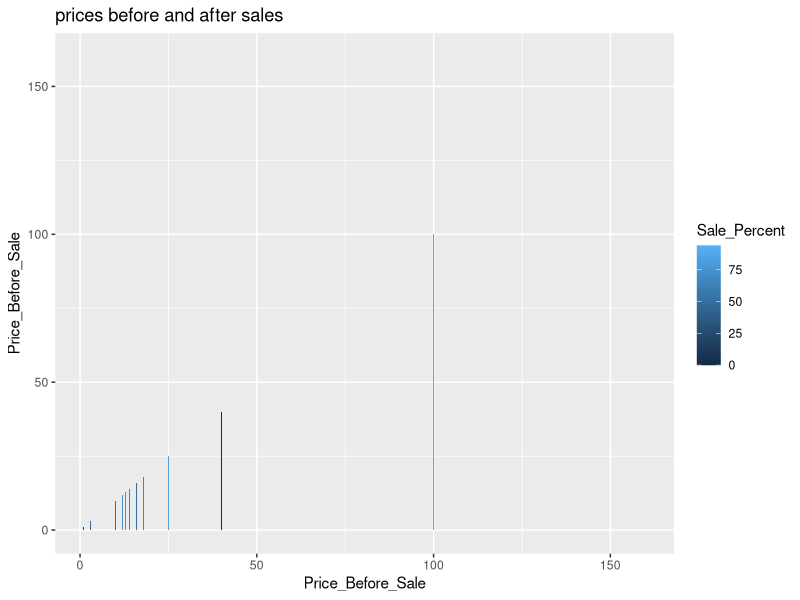
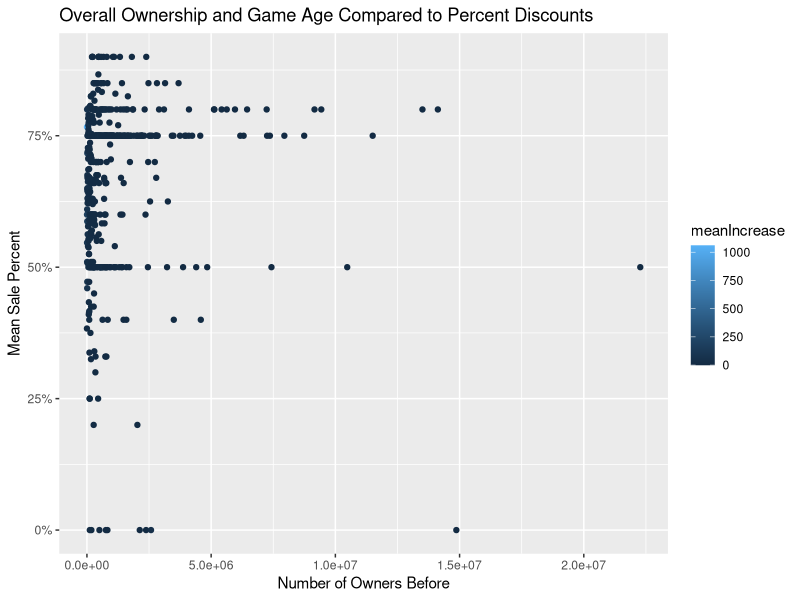
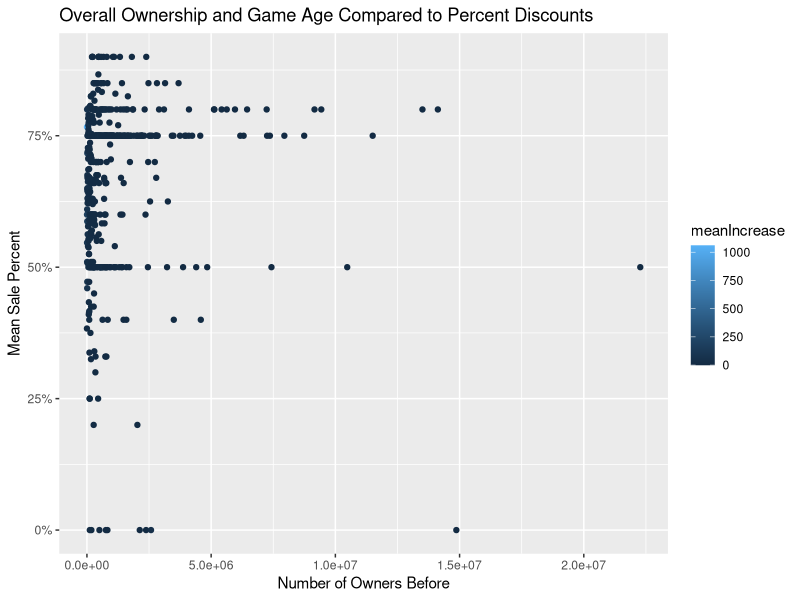

Source code (R) for these figures, in order: (Note: this script raises an error after producing the figures.)
library(jsonlite)
library(stringr)
library(dplyr)
library(ggplot2)
# library(corrplot)
library(RColorBrewer)
library(scales)
rm(list = setdiff(ls(), lsf.str()))

# Owners_before
# Owners_after
# Owners_As_Of_Today
# Players_As_Of_Today
# Sales
# Increase (%)
# Price_before_sale
# Review_Score_Metacritic
# Review_Score_Steam_Users
# Sale_Percent
# Sale Price
# GameNewness
removeSymbols = function(namesArray) {
  newNames = namesArray
  newNames = str_replace_all(newNames,"[[:punct:]]","")
  newNames = str_replace_all(newNames, "[^[:alnum:]]", " ")
  newNames = trim(newNames)
  return(newNames)
}
setwd('/Users/nicktalavera/Coding/bootcamp007_project/Project1-ExploreVis/NickTalavera/Steam')
steam = read.csv('steamDatabaseAllCombined.csv')

# today = as.Date(Sys.time(), "%Y %m %d")
steamSummerSaleFirstDay = as.Date('20160704', "%Y%m%d")
steamSummerSaleLastDay = as.Date('20160628', "%Y%m%d")
# steam$GameNewness = steam$Release_Date - steamSummerSaleFirstDay
# # Sale Percent vs Net Gross
# g = ggplot(data = steam, aes(x = Sale_Percent, y=Increase)) + ggtitle('Sale Percent vs Net Gross')
# g + geom_bar(aes(fill = Sale_Percent), stat = 'identity', position = 'dodge')


#Progress of numbers of ownership over time?
#line graph

# Compare prices before and after sales
class(steam$Price_Before_Sale)
g = ggplot(data = arrange(steam,Price_Before_Sale), aes(x = Price_Before_Sale, y=Price_Before_Sale)) + ggtitle('prices before and after sales')
g + geom_bar(aes(fill = Sale_Percent), stat = 'identity', position = 'dodge')

# Compare owners before and after sales


# Increase vs Review_Score_Metacritic
# g = ggplot(data = arrange(steam,Increase), aes(x = Increase, y = Review_Score_Steam_Users)) + ggtitle('prices before and after sales')
# g + geom_bar(aes(fill = Review_Score_Steam_Users), stat = 'identity', position = 'dodge')
# Increase vs Review_Score_Steam_Users
# # g = ggplot(data = steam, aes(x = Review_Score_Metacritic)) + ggtitle('prices before and after sales')
# # g + geom_histogram(bins = 15)
# # # Increase vs Review_Score_IGN
# g = ggplot(data = steam, aes(x = Review_Score_IGN)) + ggtitle('Review_Score_IGN_Users')
# g + geom_freqpoly(binwidth = 0.1)
# # g = ggplot(data = arrange(steam,Increase), aes(x = Increase, y = Review_Score_Steam_Users)) + ggtitle('prices before and after sales')
# # g + geom_bar(aes(fill = Review_Score_Steam_Users), stat = 'identity', position = 'dodge')
# # # Increase vs Review_Score_Metacritic
# g = ggplot(data = steam, aes(x = Review_Score_Metacritic)) + ggtitle('Review_Score_Metacritic') + xlim(0,100)
# g + geom_histogram(aes(fill = Price_Before_Sale), binwidth = 10, position = "fill")

# Review scores count
# g = ggplot(data = steam[!is.na(steam$Review_Score_Metacritic),], aes(x = Sales)) + ggtitle('Review scores count') + xlim(5000,250000)
# g + geom_histogram(binwidth = 5000)
# groupedByIncrease = summarise(group_by(steam, Increase), meanScore = round(mean(Review_Score_Metacritic)/5)*5)
# groupedByIncrease = groupedByIncrease[!is.na(groupedByIncrease$meanScore),]
# g = ggplot(data = groupedByIncrease, aes(x = Increase)) + ggtitle('Increase') + xlim(0,150)
# g + geom_density(aes(color = alpha("black", 1/3)))


#Overall Ownership and Game Age Compared to Percent Discounts
labelsScores = c(paste(as.character(seq(1, 100, by=10)), "to", as.character(seq(10, 110, by=10))))
metacriticScoresVSIncreaseSeventyPlus = steam
title = paste("Overall Ownership and Game Age Compared to Percent Discounts")
metacriticScoresVSIncreaseSeventyPlus$GameAge = floor(metacriticScoresVSIncreaseSeventyPlus$GameAge/365)
metacriticScoresVSIncreaseSeventyPlus = metacriticScoresVSIncreaseSeventyPlus[!is.na(metacriticScoresVSIncreaseSeventyPlus$GameAge),]
metacriticScoresVSIncreaseSeventyPlus$GameAge = cut_interval(metacriticScoresVSIncreaseSeventyPlus$GameAge, length = 3, rm.na = FALSE)
factosokaf = 1500
metacriticScoresVSIncreaseSeventyPlus$Owners_Before = round(metacriticScoresVSIncreaseSeventyPlus$Owners_Before/factosokaf)*factosokaf
metacriticScoresVSIncreaseSeventyPlus = summarise(group_by(metacriticScoresVSIncreaseSeventyPlus, Owners_Before), meanSalePercent = mean(Sale_Percent), meanGameAge =  mean(GameAge), meanIncrease = mean(Increase))
metacriticScoresVSIncreaseSeventyPlus = metacriticScoresVSIncreaseSeventyPlus[!is.na(metacriticScoresVSIncreaseSeventyPlus$meanSalePercent),]
metacriticScoresVSIncreaseSeventyPlus$meanSalePercent = metacriticScoresVSIncreaseSeventyPlus$meanSalePercent/100
head(metacriticScoresVSIncreaseSeventyPlus)
colourCount = length(unique(metacriticScoresVSIncreaseSeventyPlus$GameAge))
getPalette = colorRampPalette(brewer.pal(8, "Accent"))
platteNew = rev(getPalette(colourCount))
g = ggplot(data = metacriticScoresVSIncreaseSeventyPlus, aes(x = Owners_Before, y = meanSalePercent)) + ggtitle(title)
g + geom_point(aes(color=meanIncrease)) + ylab('Mean Sale Percent') + scale_y_continuous(labels=percent) + xlab('Number of Owners Before') # + scale_fill_manual(values = platteNew, labels = labelsYears, guide = guide_legend(title = "Metacritic Score")) + expand_limits(x = 0, y = 0)


ggsave(file=paste0(removeSymbols(title), ".eps"))
# 
# 
# # #IGN scores versus increase in sales
# 
# # ignScoresVSIncrease = steam
# # ignScoresVSIncrease = ignScoresVSIncrease[!is.na(ignScoresVSIncrease$Review_Score_IGN) & !is.na(ignScoresVSIncrease$Increase),]
# # ignScoresVSIncrease = filter(ignScoresVSIncrease, ignScoresVSIncrease$Review_Score_IGN >= 30)
# # ignScoresVSIncrease$Review_Score_IGN = cut_interval(ignScoresVSIncrease$Review_Score_IGN, length = 10, rm.na = FALSE)
# # ignScoresVSIncrease = select(ignScoresVSIncrease, Review_Score_IGN, Increase)
# # g = ggplot(data = ignScoresVSIncrease, aes(x = Increase)) + ggtitle('Review_Score_IGN')
# # g + geom_density(aes(color = Review_Score_IGN)) + xlim(0,75)
# # 
# # 
# # #Histogram of IGN scores versus increase in sales #GOOD SHIT
# # title = 'Comparing the Sales of Games That Were Not Reviewed by IGN vs Games with \"Bad\" (<70) Metacritic Scores'
# # # labelsScores = c(paste(as.character(seq(1, 100, by=10)), "to", as.character(seq(10, 110, by=10))))
# # # ignScoresVSIncrease = steam
# # # ignScoresVSIncrease = ignScoresVSIncrease[is.na(ignScoresVSIncrease$Review_Score_IGN),]
# # # ignScoresVSIncrease = select(ignScoresVSIncrease, Name, Review_Score_IGN, Increase, Review_Score_Metacritic)
# # # # ignScoresVSIncreaseGrouped = group_by(ignScoresVSIncrease, )
# # # g = ggplot(data = ignScoresVSIncrease, aes(x = Increase)) + ggtitle(title)
# # # g + geom_histogram(aes(fill = Review_Score_IGN), position = "fill", binwidth = 5) + guides(color = "colorbar") + scale_y_continuous(labels=percent) + ylab('Percentage of Sales') + xlab('Increase of Owners') + guides(color = "colorbar") + scale_fill_brewer(palette = "Blues", labels = labelsScores, guide = guide_legend(title = "Metacritic Score"))
# # 
# # 
# # #READY TO GO
# #Histogram of Metacritic scores versus increase in sales if under vs over 70 #GOOD SHIT
# labelsScores = c(paste(as.character(seq(1, 100, by=10)), "to", as.character(seq(10, 110, by=10))))
# metacriticScoresVSIncreaseSeventyPlus = steam
# title = 'Sales Increases Across Metacritic Score'
# metacriticScoresVSIncreaseSeventyPlus = filter(metacriticScoresVSIncreaseSeventyPlus, metacriticScoresVSIncreaseSeventyPlus$Review_Score_Metacritic > -1000)
# metacriticScoresVSIncreaseSeventyPlus = metacriticScoresVSIncreaseSeventyPlus[metacriticScoresVSIncreaseSeventyPlus$Increase < 2000,]
# # metacriticScoresVSIncreaseSeventyPlus$Review_Score_Metacritic[as.numeric(metacriticScoresVSIncreaseSeventyPlus$Review_Score_Metacritic) >= reviewScore] = reviewScore
# # metacriticScoresVSIncreaseSeventyPlus$Review_Score_Metacritic[as.numeric(metacriticScoresVSIncreaseSeventyPlus$Review_Score_Metacritic) < reviewScore] = 0
# metacriticScoresVSIncreaseSeventyPlus$Review_Score_Metacritic = cut(metacriticScoresVSIncreaseSeventyPlus$Review_Score_Metacritic, breaks = seq(0, 100, by=10))
# colourCount = length(unique(metacriticScoresVSIncreaseSeventyPlus$Review_Score_Metacritic))
# getPalette = colorRampPalette(brewer.pal(11, "RdYlBu"))
# platteNew = getPalette(colourCount)
# g = ggplot(data = metacriticScoresVSIncreaseSeventyPlus, aes(x = Increase)) + ggtitle(title)
# g + geom_histogram(aes(fill = Review_Score_Metacritic), position = "fill", binwidth = 10) + scale_y_continuous(labels=percent) + ylab('Percentage of Sales') + xlab('Increase of Owners')  + scale_fill_manual(values = platteNew, labels = labelsScores, guide = guide_legend(title = "Metacritic Score")) + guides(color = "colorbar")
# ggsave(file=paste0(removeSymbols(title), ".eps"))
# #END
# 
# 
# # READY TO GO
# #Histogram of Metacritic scores versus increase in sales if under vs over 70 #GOOD SHIT
# reviewScores = c(60, 70,85)
# for (reviewScore in reviewScores) {
# labelsScores = c(paste(c("Below","Above"),reviewScore))
# metacriticScoresVSIncreaseSeventyPlus = steam
# title = paste('Sales Increases for Games Above and Below a', reviewScore, "Metascritic Score")
# metacriticScoresVSIncreaseSeventyPlus = filter(metacriticScoresVSIncreaseSeventyPlus, metacriticScoresVSIncreaseSeventyPlus$Review_Score_Metacritic > -1000)
# metacriticScoresVSIncreaseSeventyPlus = metacriticScoresVSIncreaseSeventyPlus[metacriticScoresVSIncreaseSeventyPlus$Increase < 2000,]
# metacriticScoresVSIncreaseSeventyPlus$Review_Score_Metacritic[as.numeric(metacriticScoresVSIncreaseSeventyPlus$Review_Score_Metacritic) >= reviewScore] = reviewScore
# metacriticScoresVSIncreaseSeventyPlus$Review_Score_Metacritic[as.numeric(metacriticScoresVSIncreaseSeventyPlus$Review_Score_Metacritic) < reviewScore] = 0
# metacriticScoresVSIncreaseSeventyPlus$Review_Score_Metacritic = cut_interval(metacriticScoresVSIncreaseSeventyPlus$Review_Score_Metacritic, n = 2, rm.na = TRUE)
# colourCount = length(unique(metacriticScoresVSIncreaseSeventyPlus$Review_Score_Metacritic))
# getPalette = colorRampPalette(brewer.pal(8, "Accent"))
# platteNew = rev(getPalette(colourCount))
# g = ggplot(data = metacriticScoresVSIncreaseSeventyPlus, aes(x = Increase)) + ggtitle(title)
# g + geom_histogram(aes(fill = Review_Score_Metacritic), position = "fill", binwidth = 10) + scale_y_continuous(labels=percent) + ylab('Percentage of Sales') + xlab('Increase of Owners') + guides(color = "colorbar") + scale_fill_manual(values = platteNew, labels = labelsScores, guide = guide_legend(title = "Metacritic Score")) +
#   guides(fill = guide_legend(reverse = TRUE))
# ggsave(file=paste0(removeSymbols(title), ".eps"))
# }
# #END
# 
# #Over 85 Scatter
# reviewScore = 85
# labelsScores = c(paste(c("Below","Above"),reviewScore))
# metacriticScoresVSIncreaseSeventyPlus = steam
# title = paste("Sales and Percent Increase Compared to Overall Previous Ownership for Games Rated >85")
# metacriticScoresVSIncreaseSeventyPlus = filter(metacriticScoresVSIncreaseSeventyPlus, metacriticScoresVSIncreaseSeventyPlus$Review_Score_Metacritic >= 85)
# metacriticScoresVSIncreaseSeventyPlus$Sales = cut_interval(metacriticScoresVSIncreaseSeventyPlus$Sales, n=10)
# colourCount = length(unique(metacriticScoresVSIncreaseSeventyPlus$Owners_After))
# getPalette = colorRampPalette(brewer.pal(8, "Accent"))
# platteNew = rev(getPalette(colourCount))
# g = ggplot(data = metacriticScoresVSIncreaseSeventyPlus, aes(x = metacriticScoresVSIncreaseSeventyPlus$Owners_Before, y = metacriticScoresVSIncreaseSeventyPlus$Increase)) + ggtitle(title)
# g + geom_point(aes(color = Sales)) + scale_y_continuous(labels=percent) + scale_x_log10() + ylab('Increase of Owners') + xlab('Number of Owners Before') + scale_fill_manual(values = platteNew, labels = labelsScores, guide = guide_legend(title = "Metacritic Score")) 
# ggsave(file=paste0(removeSymbols(title), ".eps"))
# 
# # FIGURE OUT BARS
# #Histogram of Metacritic scores versus increase in sales if under vs over 70 #GOOD SHIT
# # steamScoresVSIncreaseThumbs = steam
# # steamScoresVSIncreaseThumbs = filter(steamScoresVSIncreaseThumbs, steamScoresVSIncreaseThumbs$Review_Score_Steam_Users > -1000)
# # steamScoresVSIncreaseThumbs$Review_Score_Steam_Users[as.numeric(steamScoresVSIncreaseThumbs$Review_Score_Steam_Users) >= reviewScore] = reviewScore
# # steamScoresVSIncreaseThumbs$Review_Score_Steam_Users[as.numeric(steamScoresVSIncreaseThumbs$Review_Score_Steam_Users) < reviewScore] = 0
# # # steamScoresVSIncreaseThumbs$Review_Score_Steam_Users = cut_interval(steamScoresVSIncreaseThumbs$Review_Score_Steam_Users, n = 2, rm.na = TRUE)
# # steamScoresVSIncreaseThumbs = steamScoresVSIncreaseThumbs[steamScoresVSIncreaseThumbs$Increase < 750,]
# # # labelsYears = c(paste(as.character(seq(1, 100, by=10)), "to", as.character(seq(10, 110, by=10))))
# # title = paste('Sales Increases Comparing an Ideal Review Score of', reviewScore)
# # g = ggplot(data = steamScoresVSIncreaseThumbs, aes(factor(Review_Score_Steam_Users))) + ggtitle(title)
# # g + geom_bar() + guides(color = "colorbar") + scale_fill_brewer(palette ="Blues",direction = 1, labels = c(paste(c('Less than',"Greater than"), reviewScore)), guide = guide_legend(title = "Metacritic Score"))
# # ggsave(file=paste0(removeSymbols(title), ".eps"))
# 
# 
# #READY TO GO
# #Steam User Reviews' Impact on the Increase of Sales'
# title = 'Steam User Reviews\' Impact on the Increase of Sales'
# steamScoresVSIncreaseThumbs = steam
# steamScoresVSIncreaseThumbs = filter(steamScoresVSIncreaseThumbs, steamScoresVSIncreaseThumbs$Review_Score_Steam_Users > -1000)
# steamScoresVSIncreaseThumbs$Review_Score_Steam_Users = cut(steamScoresVSIncreaseThumbs$Review_Score_Steam_Users, breaks = seq(0, 100, by=10))
# steamScoresVSIncreaseThumbs = steamScoresVSIncreaseThumbs[is.na(steamScoresVSIncreaseThumbs$Review_Score_Steam_Users) == FALSE,]
# steamScoresVSIncreaseThumbs = steamScoresVSIncreaseThumbs[is.na(steamScoresVSIncreaseThumbs$Increase) == FALSE,]
# steamScoresVSIncreaseThumbs = steamScoresVSIncreaseThumbs[steamScoresVSIncreaseThumbs$Increase < 750,]
# colourCount = length(unique(steamScoresVSIncreaseThumbs$Review_Score_Steam_Users))
# getPalette = colorRampPalette(brewer.pal(9, "PiYG"))
# platteNew = rev(getPalette(colourCount))
# labelsYears = c(paste(as.character(seq(1, 100, by=10)), "to", as.character(seq(10, 110, by=10))))
# g = ggplot(data = steamScoresVSIncreaseThumbs, aes(x = Increase)) + ggtitle(title)
# g + geom_histogram(aes(fill = Review_Score_Steam_Users), position = "fill", binwidth = 90) + guides(color = "colorbar") + scale_fill_manual(values =platteNew, guide = guide_legend(title = "Steam User Percent Positive Reviews"), labels = labelsYears) + xlab('Increase of Owners')  + scale_y_continuous(labels=percent) + ylab('Percentage of Increase')
# ggsave(file=paste0(removeSymbols(title), ".eps"))
# #END
# # #
# # # #READY TO GO
# # # Game's age affecting the sale? If over ten, rounded up
# gameAge = steam
# 
# # gameAge$GameAge[as.numeric(gameAge$GameAge) >= 9] = 10
# gameAge = gameAge[gameAge$Increase < 200,]
# gameAge = gameAge[!is.na(gameAge$GameAge) & !is.na(gameAge$Increase),]
# # gameAge = filter(gameAge, gameAge$GameAge > -1000)
# gameAge$GameAge = floor(gameAge$GameAge/365)
# gameAge$GameAge = cut_interval(gameAge$GameAge, length = 1, rm.na = FALSE)
# labelsYears = c(c('<1 year'), paste(as.character(1:100), "to", as.character(2:101), "years"))
# title = 'The Age of a Game Compared to the Increase of Owners'
# g = ggplot(data = gameAge, aes(x = Increase)) + ggtitle(title)
# g + geom_histogram(aes(fill = GameAge), position = "fill", binwidth = 10) + scale_y_continuous(labels=percent) + ylab('Percentage of Sales') + xlab('Increase of Owners') +
#   scale_fill_discrete( h =c(24,350), guide = guide_legend(title = "Game's Age (years)"), labels = labelsYears)
# ggsave(file=paste0(removeSymbols(title), ".eps"))
# # # #END
# #
# # # How many games go unplayed?
# # unplayed = steam
# # unplayed$Unplayed = unplayed$Players_Forever_As_Of_Today <= unplayed$Owners_As_Of_Today
# # # unplayed$Unplayed = cut_interval(unplayed$Unplayed, length = 0.1, rm.na = FALSE)
# # sumUnplayed = c(sum(unplayed$Players_Forever_As_Of_Today), sum(unplayed$Owners_As_Of_Today ))
# # g <- ggplot(data = sumUnplayed, aes(x = sumUnplayed))
# # g + geom_bar()
# #
# #Scatter Metacritic vs How long to beat
# title = 'Metacritic Scores Compared to Campaign Length'
# labelsGameType = c('Indie Games','Action Games', 'Adventure Games',"Role Playing Games")
# MetacriticVSCampaign = select(steam, main_story_length, Review_Score_Metacritic, Increase)
# maxLength = 75
# metacriticReview = 70
# MetacriticVSCampaign = MetacriticVSCampaign[!is.na(MetacriticVSCampaign$main_story_length) & !is.na(MetacriticVSCampaign$Review_Score_Metacritic),]
# MetacriticVSCampaign = MetacriticVSCampaign[MetacriticVSCampaign$main_story_length < maxLength,]
# MetacriticVSCampaign$hoursRange[between(MetacriticVSCampaign$main_story_length,0,6)] = 6
# MetacriticVSCampaign$hoursRange[between(MetacriticVSCampaign$main_story_length,6,12)] = 12
# MetacriticVSCampaign$hoursRange[between(MetacriticVSCampaign$main_story_length,12,17)] = 17
# MetacriticVSCampaign$hoursRange[MetacriticVSCampaign$main_story_length >= 17] = 40
# colourCount = length(unique(MetacriticVSCampaign$hoursRange))
# getPalette = colorRampPalette(brewer.pal(11, "Spectral"))
# platteNew = getPalette(colourCount)
# g = ggplot(MetacriticVSCampaign, aes(x = main_story_length , y = Review_Score_Metacritic)) + ggtitle(title)
# g + geom_point(aes(color=factor(hoursRange))) + geom_hline(yintercept = metacriticReview, color="red") + ylab('Metacritic Score') + xlab("Game Campaign Length (hours)") + scale_color_manual(values = platteNew, name ="Typical Game Type",
#                                                                                                                                                                                                                                      labels=labelsGameType) + geom_smooth(method = "lm", color = "black") + geom_smooth(aes(group= hoursRange)) +
#   scale_x_continuous(breaks = pretty(MetacriticVSCampaign$main_story_length, n = 20))
# ggsave(file=paste0(removeSymbols(title), ".eps"))
# 
# # Campaign Length Compared to the Increase of Owners
# title = 'Campaign Length Compared to the Increase of Owners'
# difference = 5
# maxHours = 40
# labelsScores = c(paste(seq(0, maxHours, by=difference), "to", seq(difference, maxHours+difference, by=difference), "hours"))
# labelsScores = replace(labelsScores, length(labelsScores), paste0(">",40," hours"))
# MetacriticVSCampaign$Rounded = round(MetacriticVSCampaign$main_story_length/difference)*difference
# MetacriticVSCampaign$Rounded[MetacriticVSCampaign$Rounded > maxHours] = maxHours
# colourCount = length(unique(MetacriticVSCampaign$Rounded))
# getPalette = (colorRampPalette(brewer.pal(9, "PiYG")))
# platteNew = rev(getPalette(colourCount))
# g = ggplot(data = MetacriticVSCampaign, aes(x = Increase)) + ggtitle(title)
# g + geom_histogram(aes(fill = factor(Rounded)), position = "fill", binwidth = 20) + scale_y_continuous(labels=percent) + ylab('Percentage of Sales') + xlab('Increase of Owners') + guides(color = "colorbar") + scale_fill_manual(values = platteNew, labels = labelsScores, guide = guide_legend(title = "Campaign Length"))
# ggsave(file=paste0(removeSymbols(title), ".eps"))
# 
# 
# # Game Type Approximated by Campaign Length Compared to the Increase of Owners
# labelsGameType = c('Indie Games','Action Games', 'Adventure Games',"Role Playing Games")
# title = 'Game Type Approximated by Campaign Length Compared to the Increase of Owners'
# colourCount = length(unique(MetacriticVSCampaign$hoursRange))
# getPalette = colorRampPalette(brewer.pal(11, "Spectral"))
# platteNew = getPalette(colourCount)
# g = ggplot(data = MetacriticVSCampaign, aes(x = Increase)) + ggtitle(title)
# g + geom_histogram(aes(fill = factor(hoursRange)), position = "fill", binwidth = 20) + scale_y_continuous(labels=percent) + ylab('Percentage of Sales') + xlab('Increase of Owners') + guides(color = "colorbar") + scale_fill_manual(values = platteNew, labels = labelsGameType, guide = guide_legend(title = "Typical Game Type"))
# ggsave(file=paste0(removeSymbols(title), ".eps"))
# 
# 
# # Release date relation to the start of the Summer sale?
# title = 'Release Date Relation to the Start of the Summer Sale For Games Released in the Past Year?'
# gameAge = steam
# gameAge$GameAgeWeeks = floor(gameAge$GameAge/7)
# # gameAge$GameAge[as.numeric(gameAge$GameAge) >= 9] = 10
# gameAge = gameAge[gameAge$GameAge <= 365,]
# gameAge = gameAge[!is.na(gameAge$GameAge) & !is.na(gameAge$Increase),]
# # gameAge = filter(gameAge, gameAge$GameAge > -1000)
# gameAge$GameAge = cut_interval(gameAge$GameAge, length = 1, rm.na = FALSE)
# labelsYears = c(c('<1 year'), paste(as.character(1:100), "to", as.character(2:101), "years"))
# g = ggplot(data = gameAge, aes(x = GameAgeWeeks)) + ggtitle(title)
# g + geom_density() + scale_y_continuous(labels=percent) + ylab('Percentage of Sales') + xlab('Age of Game (weeks)')
# ggsave(file=paste0(removeSymbols(title), ".eps"))


# + scale_y_continuous(labels=percent) + ylab('Percentage of Sales') + xlab('Increase of Owners') + guides(color = "colorbar") + scale_fill_brewer(palette = "Blues", labels = labelsScores, guide = guide_legend(title = "Typical Game Type"))
# How many games go unbeaten?
# Overlay the reviews at the intervals?
# Do higher percents yield more money?
# Should AAA games discount their products?

# Owners_before
# Owners_after
# Sales
# Owners_As_Of_Today
# Players_Forever_As_Of_Today
# Increase
# Price_Before_Sale
# Price_After_Sale
# Review_Score_Metacritic
# Review_Score_Metacritic_User
# Review_Score_Steam_Users
# Review_Score_IGN
# Sale_Percent


# average number of sales per period
# game age